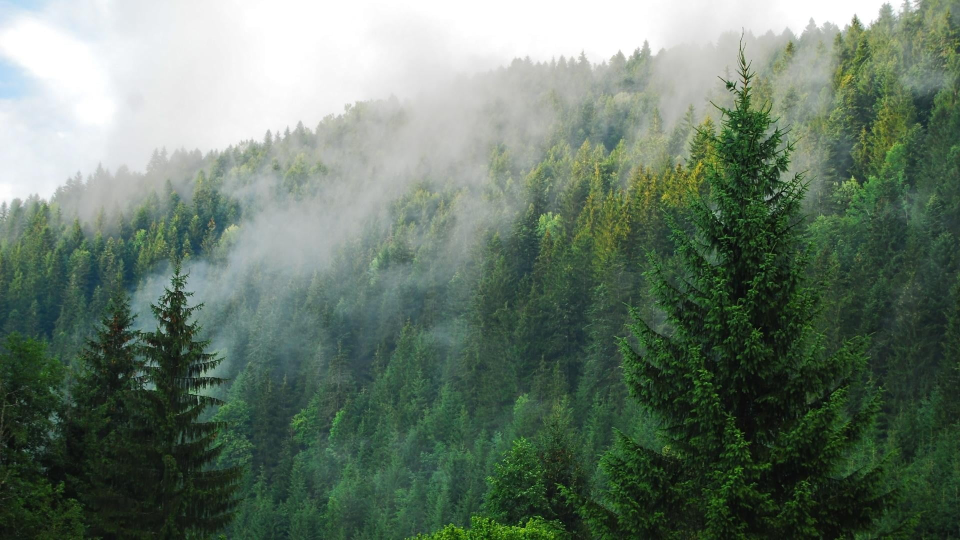
#> input picture 02. Color processing/img/forest.jpg, 1920 x 1080 px (shown at 1/2 size)
$ jupyter execute '[seminar]histograms.ipynb'   (shell and % lines are left out)   (older library calls are emulated)
#> lines starting #> are read from the running program, lines starting #| are printed output that depends on the picture
# Лекция №2

# Гистограммы

Так что такое гистограмма? Вы можете рассматривать гистограмму как график, который дает вам общее представление о распределении интенсивности изображения. Это график со значениями пикселей (от $0$ до $255$, не всегда) по оси $X$ и соответствующим количеством пикселей в изображении по оси $Y$.

Это просто еще один способ понять образ. Глядя на гистограмму изображения, вы получаете представление о контрасте, яркости, распределении интенсивности и т.д. этого изображения. Почти все инструменты обработки изображений сегодня предоставляют функции на гистограмме.

Вы можете увидеть изображение и его гистограмму. (Помните, эта гистограмма нарисована для изображения в оттенках серого, а не для цветного изображения). Левая область гистограммы показывает количество более темных пикселей на изображении, а правая область показывает количество более ярких пикселей. На гистограмме видно, что темная область больше, чем яркая, а количество полутонов (значения пикселей в среднем диапазоне, скажем, около $127$) много меньше.

**Гистограммы** $-$ это собранные данные, организованные в набор предопределенных столбцов.
Когда мы говорим данные, мы не ограничиваем их значениями интенсивности (как мы видели в предыдущем уроке). Собранные данные могут быть любой функцией, которую вы найдете полезной для описания вашего изображения.

Давайте посмотрим на пример. Представьте, что матрица содержит информацию об изображении (то есть интенсивность в диапазоне $0-255$):

Что произойдет, если мы захотим считать эти данные организованным способом? Так как мы знаем, что диапазон информационных значений для этого случая равен 256 значениям, мы можем сегментировать наш диапазон по частям (называемым ячейками), например:

$$
{\begin{array}{l}
[0, 255] = { [0, 15] \cup [16, 31] \cup ....\cup [240,255] } \\
range = { bin_{1} \cup bin_{2} \cup ....\cup bin_{n = 15} }
\end{array}}
$$

и мы можем вести подсчет количества пикселей, попадающих в диапазон каждого $bin_{i}$. Применяя это к примеру выше, мы получаем изображение ниже (ось x представляет ячейки, а ось y – количество пикселей в каждом из них).

Это был простой пример того, как работает гистограмма и почему она полезна. Гистограмма может вести учет не только интенсивности цвета, но и любых характеристик изображения, которые мы хотим измерить (то есть градиенты, направления и т.д.).

Давайте выделим некоторые части гистограммы:

* __dims__: количество параметров, для которых вы хотите собрать данные. В нашем примере dims = $1$, потому что мы рассчитываем только значения интенсивности каждого пикселя (в полутоновом изображении)
* __bins__: это количество подразделений в каждом тусклом свете. В нашем примере bins = $16$
* __range__: пределы измеряемых значений. В этом случае: range = $[0,255]$

Что если вы хотите сосчитать две особенности? В этом случае ваша результирующая гистограмма будет трехмерным графиком (в котором $x$ и $y$ будут $bin_{x}$ и $bin_{y}$ для каждого объекта, а $z$ будет количеством отсчетов для каждой комбинации $(bin_ {x}, bin_ {y})$. То же самое относится и к дополнительным функциям (конечно, это становится сложнее).

[cell 1]
import numpy as np
import cv2
import matplotlib.pyplot as plt

### Гистограммы в OpenCV

Воспользуемся функцией ```cv2.calcHist()```, чтобы найти гистограмму. Давайте ознакомимся с функцией и ее параметрами:

```cv2.calcHist (image, channel, mask, histSize, range , hist, accumulate)```

* **images** $-$ это исходное изображение типа $uint8$ или $float32$. его следует указывать в квадратных скобках, т.е. **[img]**.
* **channel** $-$ также указывается в квадратных скобках. Это индекс канала, для которого мы рассчитываем гистограмму. Например, если входное изображение представляет собой изображение в градациях серого, его значение равно $[0]$. Для цветного изображения вы можете передать $[0]$, $[1]$ или $[2]$, чтобы вычислить гистограмму синего, зеленого или красного канала соответственно.
* **mask** $-$ маска изображения. Чтобы найти гистограмму полного изображения, она задается как **None**. Но если вы хотите найти гистограмму определенной области изображения, вы должны создать для нее изображение маски и указать ее как маску.
* **histSize** $-$ это представляет наш счетчик __bin__. Нужно указывать в квадратных скобках. Для полной шкалы мы передаем $[256]$.
* **range** $-$ это наш **range**. Обычно это $[0,256]$.
* **hist** $-$ выходная гистограмма, представляющая собой плотный или разреженный размерный массив.
* **accumulate** $-$ накопительный флаг. Если он установлен, гистограмма не очищается в начале при выделении. Эта функция позволяет вычислять одну гистограмму из нескольких наборов массивов или своевременно обновлять гистограмму.

Итак, начнем с примера изображения. Просто загрузите изображение в режиме оттенков серого и найдите его полную гистограмму.

[cell 2]
img = cv2.imread('img/forest.jpg')
#> img is the input picture: shape (1080, 1920, 3); mean B, G, R 105.3, 120.3, 103.1
h, w, _ = img.shape
#> h = 1080; w = 1920
img = cv2.resize(img.copy(), (w//2, h//2))
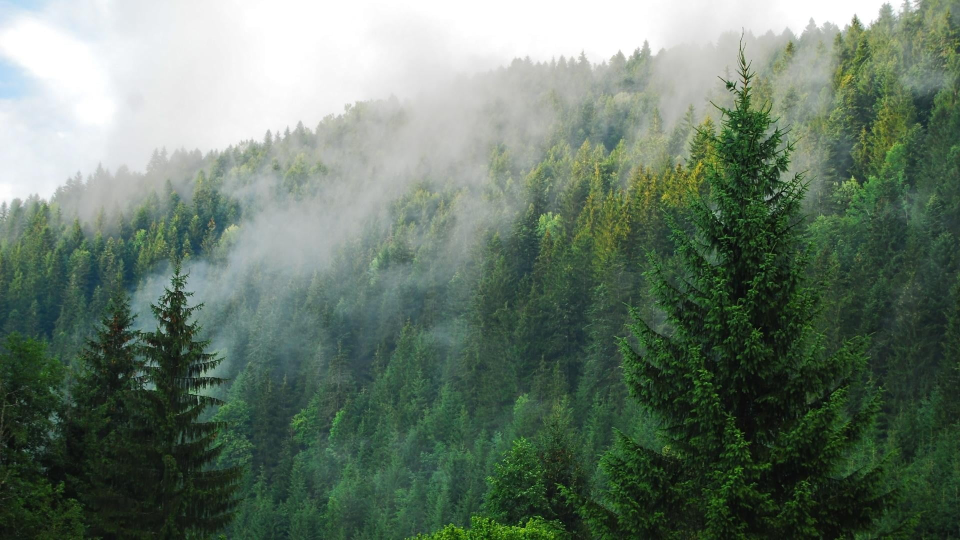
#> img: shape (540, 960, 3); mean B, G, R 105.4, 120.4, 103.3
img = cv2.cvtColor(img.copy(), cv2.COLOR_BGR2RGB)

# grayscale
gray = cv2.cvtColor(img.copy(), cv2.COLOR_RGB2GRAY)
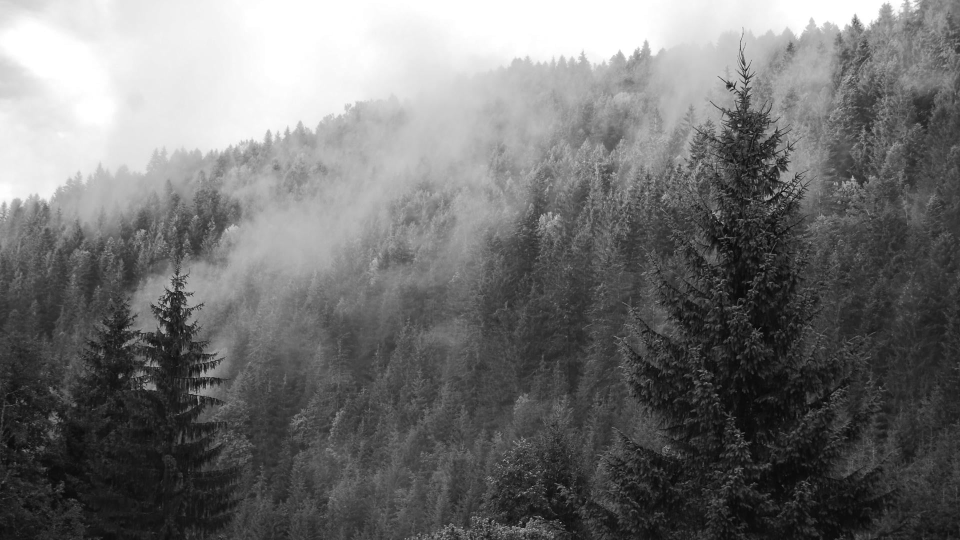
#> gray: shape (540, 960); min 7, max 255, mean 113.6

# получим гистограмму
# ravel() - разворачивает массив в список
hist = cv2.calcHist([gray.ravel()], [0], None, [256], [0,256])
#> hist = 256 values, max 21510 at index 255, min 0 at index 0, mean 2025

fig, m_axs = plt.subplots(1, 2, figsize=(12,4))
ax1, ax2 = m_axs

ax1.set_title('Исходное изображение')
ax1.imshow(img)
ax2.set_title('Гистограмма по освещенности')
ax2.plot(hist)
ax2.set_xlim([0,256]);
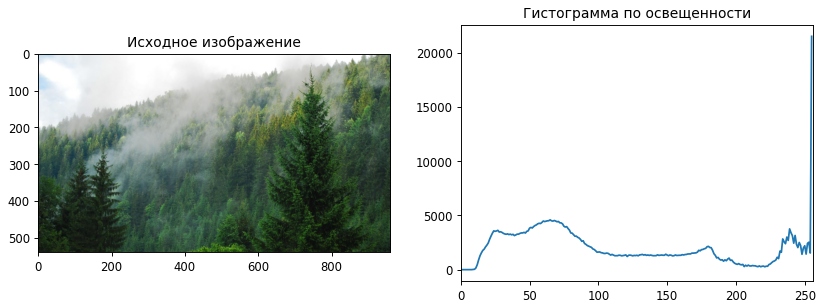
#> figure drawn by matplotlib, 2 panels; panel 2: curve peaks at x = 255, y = 21510

### Гистограммы в  Numpy

```Numpy``` также предоставляет вам функцию ```np.histogram()```.

[cell 3]
hist, bins = np.histogram(gray.ravel(), 256, [0,256])
#> bins = 257 values from 0 to 256

fig, m_axs = plt.subplots(1, 2, figsize=(12,4))
ax1, ax2 = m_axs

ax1.set_title('Исходное изображение')
ax1.imshow(img)
ax2.set_title('Гистограмма по освещенности')
ax2.plot(hist)
ax2.set_xlim([0,256]);

Гистограмма аналогичная, как мы рассчитывали ранее. Но ячейки будут иметь $257$ элементов, потому что **Numpy** рассчитывает ячейки как $0-0.99$, $1-1.99$, $2-2.99$ и т.д. Таким образом, конечный диапазон будет $255-255.99$. Чтобы представить это, они также добавляют $256$ в конце бинов. Но нам не нужно это $256$. До $255$ достаточно.

Визуализируем сразу $3$ канала цвета:

[cell 4]
fig, m_axs = plt.subplots(1, 2, figsize=(12,4))
ax1, ax2 = m_axs

ax1.set_title('Исходное изображение')
ax1.imshow(img)
ax2.set_title('Гистограмма по освещенности')
ax2.set_xlim([0,256])

color = ('b', 'g', 'r')
for i, col in enumerate(color):
    histr = cv2.calcHist([img], [i], None, [256], [0,256])
    ax2.plot(histr, color=col)
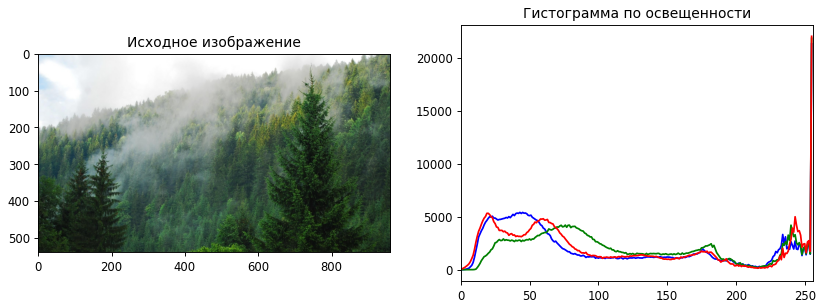
#> figure drawn by matplotlib, 2 panels; panel 2: curve peaks at x = 255, y = 21298; panel 2: curve peaks at x = 255, y = 21819; panel 2: curve peaks at x = 255, y = 22002

$ run again, with 02. Color processing/img/Histogram_Calculation_Theory_Hist.jpg copied over 02. Color processing/img/forest.jpg
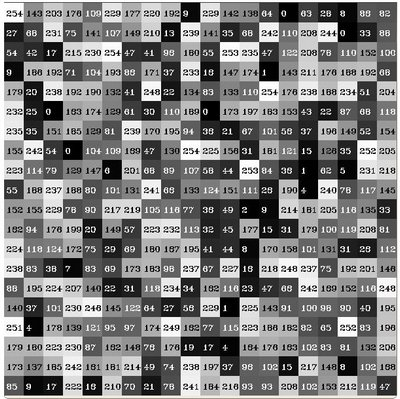
#> input picture 02. Color processing/img/Histogram_Calculation_Theory_Hist.jpg, 400 x 399 px
#> img is the input picture: shape (399, 400, 3); mean B, G, R 126.3, 126.4, 126.5
#> `img = cv2.resize(img.copy(), (w//2, h//2))`:
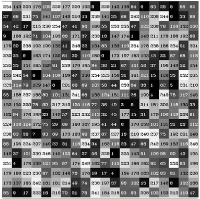
#> img: shape (199, 200, 3); mean B, G, R 126.2, 126.3, 126.4
#> hist = 256 values, max 293 at index 253, min 45 at index 255, mean 155.5
#> bins = 257 values from 0 to 256
#> `[cell 4] fig, m_axs = plt.subplots(1, 2, figsize=(12,4)) ax1, ax2 = m_..`:
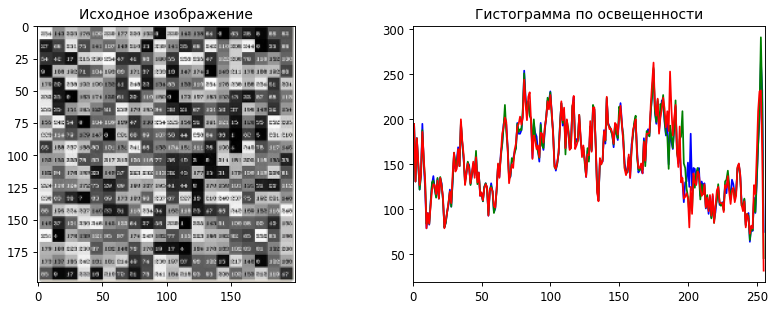
#> figure drawn by matplotlib, 2 panels; panel 2: curve peaks at x = 253, y = 265; panel 2: curve peaks at x = 253, y = 291; panel 2: curve peaks at x = 175, y = 263

$ run again, with 02. Color processing/img/Histogram_Calculation_Theory_Hist1.jpg copied over 02. Color processing/img/forest.jpg
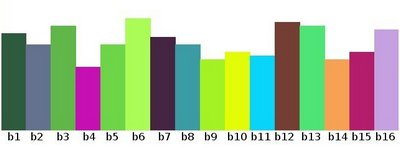
#> input picture 02. Color processing/img/Histogram_Calculation_Theory_Hist1.jpg, 400 x 148 px
#> img is the input picture: shape (148, 400, 3); mean B, G, R 162.3, 189.9, 174.2
#> `gray = cv2.cvtColor(img.copy(), cv2.COLOR_RGB2GRAY)`:
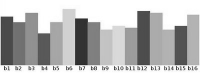
#> gray: shape (74, 200); min 40, max 255, mean 182.2
#> hist = 256 values, max 3094 at index 255, min 0 at index 0, mean 57.81
#> bins = 257 values from 0 to 256
#> `[cell 4] fig, m_axs = plt.subplots(1, 2, figsize=(12,4)) ax1, ax2 = m_..`:
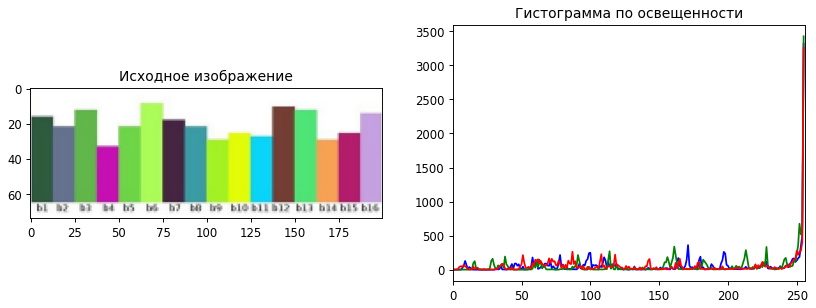
#> figure drawn by matplotlib, 2 panels; panel 2: curve peaks at x = 255, y = 3320; panel 2: curve peaks at x = 255, y = 3426; panel 2: curve peaks at x = 255, y = 3259
